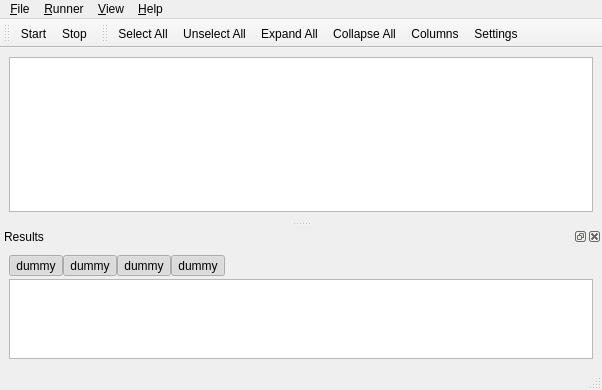
<ui version="4.0" >
 <author></author>
 <comment></comment>
 <exportmacro></exportmacro>
 <class>RunnerWindow</class>
 <widget class="QMainWindow" name="RunnerWindow" >
  <property name="geometry" >
   <rect>
    <x>0</x>
    <y>0</y>
    <width>602</width>
    <height>390</height>
   </rect>
  </property>
  <property name="windowTitle" >
   <string>QxRunner</string>
  </property>
  <property name="windowIcon" >
   <iconset resource="Resources/qxrunner.qrc" >:/icons/qxrunner_16x16.png</iconset>
  </property>
  <widget class="QWidget" name="centralWidget" >
   <layout class="QGridLayout" >
    <property name="margin" >
     <number>9</number>
    </property>
    <property name="spacing" >
     <number>6</number>
    </property>
    <item row="0" column="0" >
     <widget class="QTreeView" name="treeRunner" >
      <property name="alternatingRowColors" >
       <bool>true</bool>
      </property>
      <property name="selectionMode" >
       <enum>QAbstractItemView::SingleSelection</enum>
      </property>
     </widget>
    </item>
   </layout>
  </widget>
  <widget class="QMenuBar" name="menuBar" >
   <property name="geometry" >
    <rect>
     <x>0</x>
     <y>0</y>
     <width>602</width>
     <height>21</height>
    </rect>
   </property>
   <widget class="QMenu" name="menuFile" >
    <property name="title" >
     <string>&amp;File</string>
    </property>
    <addaction name="actionExit" />
   </widget>
   <widget class="QMenu" name="menuHelp" >
    <property name="title" >
     <string>&amp;Help</string>
    </property>
    <addaction name="actionAbout" />
   </widget>
   <widget class="QMenu" name="menuRunner" >
    <property name="title" >
     <string>&amp;Runner</string>
    </property>
    <addaction name="actionStart" />
    <addaction name="actionStop" />
   </widget>
   <widget class="QMenu" name="menuView" >
    <property name="title" >
     <string>&amp;View</string>
    </property>
    <addaction name="actionSelectAll" />
    <addaction name="actionUnselectAll" />
    <addaction name="separator" />
    <addaction name="actionExpandAll" />
    <addaction name="actionCollapseAll" />
    <addaction name="separator" />
    <addaction name="actionMinimalUpdate" />
    <addaction name="actionResults" />
    <addaction name="actionToolbars" />
    <addaction name="separator" />
    <addaction name="actionColumns" />
    <addaction name="actionSettings" />
   </widget>
   <addaction name="menuFile" />
   <addaction name="menuRunner" />
   <addaction name="menuView" />
   <addaction name="menuHelp" />
  </widget>
  <widget class="QToolBar" name="runnerToolBar" >
   <property name="windowTitle" >
    <string>Ru&amp;nner Toolbar</string>
   </property>
   <property name="orientation" >
    <enum>Qt::Horizontal</enum>
   </property>
   <attribute name="toolBarArea" >
    <number>4</number>
   </attribute>
   <addaction name="actionStart" />
   <addaction name="actionStop" />
  </widget>
  <widget class="QStatusBar" name="statusBar" />
  <widget class="QDockWidget" name="dockResults" >
   <property name="features" >
    <set>QDockWidget::AllDockWidgetFeatures</set>
   </property>
   <property name="windowTitle" >
    <string>Results</string>
   </property>
   <attribute name="dockWidgetArea" >
    <number>8</number>
   </attribute>
   <widget class="QWidget" name="dockWidgetContents" >
    <layout class="QVBoxLayout" >
     <property name="margin" >
      <number>9</number>
     </property>
     <property name="spacing" >
      <number>3</number>
     </property>
     <item>
      <layout class="QHBoxLayout" >
       <property name="margin" >
        <number>0</number>
       </property>
       <property name="spacing" >
        <number>0</number>
       </property>
       <item>
        <widget class="QToolButton" name="buttonFatals" >
         <property name="focusPolicy" >
          <enum>Qt::StrongFocus</enum>
         </property>
         <property name="text" >
          <string>dummy</string>
         </property>
         <property name="icon" >
          <iconset resource="Resources/qxrunner.qrc" >:/icons/fatal.png</iconset>
         </property>
         <property name="checkable" >
          <bool>true</bool>
         </property>
         <property name="checked" >
          <bool>true</bool>
         </property>
         <property name="toolButtonStyle" >
          <enum>Qt::ToolButtonTextBesideIcon</enum>
         </property>
         <property name="autoRaise" >
          <bool>true</bool>
         </property>
        </widget>
       </item>
       <item>
        <widget class="QToolButton" name="buttonErrors" >
         <property name="focusPolicy" >
          <enum>Qt::StrongFocus</enum>
         </property>
         <property name="text" >
          <string>dummy</string>
         </property>
         <property name="icon" >
          <iconset resource="Resources/qxrunner.qrc" >:/icons/error.png</iconset>
         </property>
         <property name="checkable" >
          <bool>true</bool>
         </property>
         <property name="checked" >
          <bool>true</bool>
         </property>
         <property name="toolButtonStyle" >
          <enum>Qt::ToolButtonTextBesideIcon</enum>
         </property>
         <property name="autoRaise" >
          <bool>true</bool>
         </property>
        </widget>
       </item>
       <item>
        <widget class="QToolButton" name="buttonWarnings" >
         <property name="focusPolicy" >
          <enum>Qt::StrongFocus</enum>
         </property>
         <property name="text" >
          <string>dummy</string>
         </property>
         <property name="icon" >
          <iconset resource="Resources/qxrunner.qrc" >:/icons/warning.png</iconset>
         </property>
         <property name="checkable" >
          <bool>true</bool>
         </property>
         <property name="checked" >
          <bool>true</bool>
         </property>
         <property name="toolButtonStyle" >
          <enum>Qt::ToolButtonTextBesideIcon</enum>
         </property>
         <property name="autoRaise" >
          <bool>true</bool>
         </property>
        </widget>
       </item>
       <item>
        <widget class="QToolButton" name="buttonInfos" >
         <property name="focusPolicy" >
          <enum>Qt::StrongFocus</enum>
         </property>
         <property name="text" >
          <string>dummy</string>
         </property>
         <property name="icon" >
          <iconset resource="Resources/qxrunner.qrc" >:/icons/info.png</iconset>
         </property>
         <property name="checkable" >
          <bool>true</bool>
         </property>
         <property name="checked" >
          <bool>true</bool>
         </property>
         <property name="toolButtonStyle" >
          <enum>Qt::ToolButtonTextBesideIcon</enum>
         </property>
         <property name="autoRaise" >
          <bool>true</bool>
         </property>
        </widget>
       </item>
       <item>
        <spacer>
         <property name="orientation" >
          <enum>Qt::Horizontal</enum>
         </property>
         <property name="sizeHint" >
          <size>
           <width>40</width>
           <height>20</height>
          </size>
         </property>
        </spacer>
       </item>
      </layout>
     </item>
     <item>
      <widget class="QTreeView" name="treeResults" >
       <property name="maximumSize" >
        <size>
         <width>16777215</width>
         <height>80</height>
        </size>
       </property>
       <property name="alternatingRowColors" >
        <bool>true</bool>
       </property>
      </widget>
     </item>
    </layout>
   </widget>
  </widget>
  <widget class="QToolBar" name="viewToolBar" >
   <property name="windowTitle" >
    <string>&amp;View Toolbar</string>
   </property>
   <property name="orientation" >
    <enum>Qt::Horizontal</enum>
   </property>
   <attribute name="toolBarArea" >
    <number>4</number>
   </attribute>
   <addaction name="actionSelectAll" />
   <addaction name="actionUnselectAll" />
   <addaction name="actionExpandAll" />
   <addaction name="actionCollapseAll" />
   <addaction name="actionColumns" />
   <addaction name="actionSettings" />
  </widget>
  <action name="actionStart" >
   <property name="icon" >
    <iconset resource="Resources/qxrunner.qrc" >:/icons/play.png</iconset>
   </property>
   <property name="text" >
    <string>&amp;Start</string>
   </property>
  </action>
  <action name="actionStop" >
   <property name="icon" >
    <iconset resource="Resources/qxrunner.qrc" >:/icons/stop.png</iconset>
   </property>
   <property name="text" >
    <string>S&amp;top</string>
   </property>
  </action>
  <action name="actionSelectAll" >
   <property name="icon" >
    <iconset resource="Resources/qxrunner.qrc" >:/icons/checkedbox.png</iconset>
   </property>
   <property name="text" >
    <string>Select &amp;All</string>
   </property>
  </action>
  <action name="actionUnselectAll" >
   <property name="icon" >
    <iconset resource="Resources/qxrunner.qrc" >:/icons/uncheckedbox.png</iconset>
   </property>
   <property name="text" >
    <string>&amp;Unselect All</string>
   </property>
  </action>
  <action name="actionAbout" >
   <property name="text" >
    <string>&amp;About</string>
   </property>
  </action>
  <action name="actionExit" >
   <property name="text" >
    <string>E&amp;xit</string>
   </property>
  </action>
  <action name="actionCollapseAll" >
   <property name="icon" >
    <iconset resource="Resources/qxrunner.qrc" >:/icons/expanded.png</iconset>
   </property>
   <property name="text" >
    <string>&amp;Collapse All</string>
   </property>
  </action>
  <action name="actionExpandAll" >
   <property name="icon" >
    <iconset resource="Resources/qxrunner.qrc" >:/icons/collapsed.png</iconset>
   </property>
   <property name="text" >
    <string>&amp;Expand All</string>
   </property>
  </action>
  <action name="actionMinimalUpdate" >
   <property name="text" >
    <string>&amp;Minimal Update</string>
   </property>
  </action>
  <action name="actionColumns" >
   <property name="icon" >
    <iconset resource="resources/qxrunner.qrc" >:/icons/columns.png</iconset>
   </property>
   <property name="text" >
    <string>C&amp;olumns...</string>
   </property>
  </action>
  <action name="actionResults" >
   <property name="text" >
    <string>&amp;Results</string>
   </property>
  </action>
  <action name="actionSettings" >
   <property name="icon" >
    <iconset resource="resources/qxrunner.qrc" >:/icons/properties.png</iconset>
   </property>
   <property name="text" >
    <string>&amp;Settings...</string>
   </property>
  </action>
  <action name="actionToolbars" >
   <property name="text" >
    <string>&amp;Toolbars</string>
   </property>
  </action>
 </widget>
 <layoutdefault spacing="6" margin="11" />
 <pixmapfunction></pixmapfunction>
 <resources>
  <include location="Resources/qxrunner.qrc" />
 </resources>
 <connections/>
</ui>
